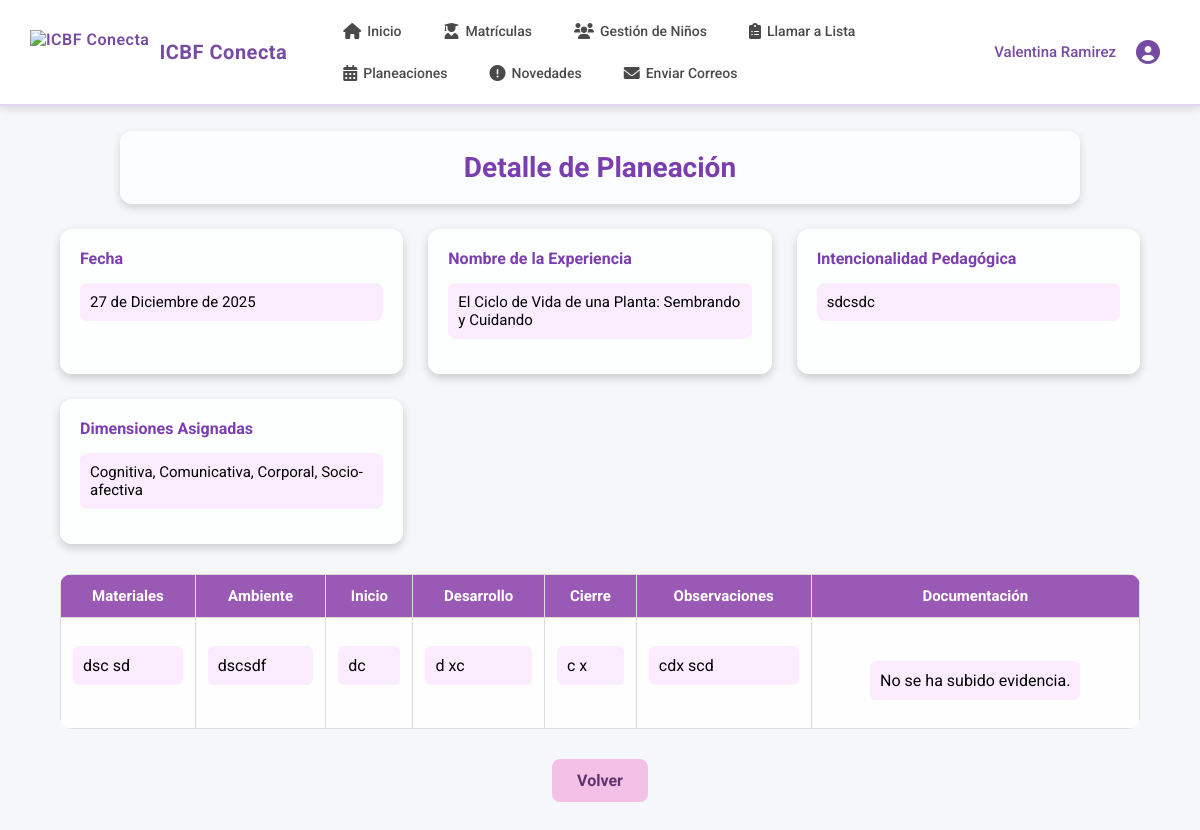
The page /planeaciones/detalle/23/ (signed in) on the database its author committed.
### planeaciones/models.py (models this page shows, shortened)
class Planeacion(models.Model):
    madre = models.ForeignKey(settings.AUTH_USER_MODEL, on_delete=models.CASCADE)
    fecha = models.DateField()
    nombre_experiencia = models.CharField(max_length=200)
    intencionalidad_pedagogica = models.TextField()
    materiales_utilizar = models.TextField()
    ambiente_educativo = models.TextField()
    experiencia_inicio = models.TextField()
    experiencia_pedagogica = models.TextField()
    cierre_experiencia = models.TextField()
    situaciones_presentadas = models.TextField()
    dimensiones = models.ManyToManyField(Dimension, blank=True)

class Dimension(models.Model):
    nombre = models.CharField(max_length=100)

### planeaciones/views.py (the view)
# urls.py: path('detalle/<int:id>/', views.detalle_planeacion, name='detalle_planeacion'),
@login_required
def detalle_planeacion(request, id):
    planeacion = get_object_or_404(Planeacion, id=id, madre=request.user)
    documentos = planeacion.documentos.all()
    return render(request, 'planeaciones/detalle_planeacion.html', {
        'planeacion': planeacion,
        'documentos': documentos
    })

### icbfconecta/context_processors.py (called while the page is built)
def user_context(request):
    context = {}
    if request.user.is_authenticated:
        nombre_completo = f"{request.user.nombres} {request.user.apellidos}".strip()
        context['nombre_madre'] = nombre_completo
        if hasattr(request.user, 'madre_profile') and request.user.madre_profile.foto_madre:
            context['foto_perfil_url'] = request.user.madre_profile.foto_madre.url
    return context

### templates/planeaciones/detalle_planeacion.html (shortened to what this page needs)
{% load static %}
<!DOCTYPE html>
<html lang="es">
<head>
<link rel="stylesheet" href="https://cdnjs.cloudflare.com/ajax/libs/font-awesome/6.0.0-beta3/css/all.min.css"/>
</head>
<body>
{% include 'madre/navbar_madre.html' %}
<div class="main-title1">Detalle de Planeación</div>
<div class="info-cards">
    <div class="card">
        <label>Fecha</label>
        <p>{{ planeacion.fecha }}</p>
    </div>
    <div class="card">
        <label>Nombre de la Experiencia</label>
        <p>{{ planeacion.nombre_experiencia }}</p>
    </div>
    <div class="card">
        <label>Intencionalidad Pedagógica</label>
        <p>{{ planeacion.intencionalidad_pedagogica }}</p>
    </div>
    <div class="card">
        <label>Dimensiones Asignadas</label>
        {% if planeacion.dimensiones.all %}
            <p>
                {% for dim in planeacion.dimensiones.all %}
                    {{ dim.nombre }}{% if not forloop.last %}, {% endif %}
                {% endfor %}
            </p>
        {% else %}
            <p>No se han asignado dimensiones.</p>
        {% endif %}
    </div>
</div>
<div class="table-wrapper">
    <table>
        <thead>
            <tr>
                <th>Materiales</th>
                <th>Ambiente</th>
                <th>Inicio</th>
                <th>Desarrollo</th>
                <th>Cierre</th>
                <th>Observaciones</th>
                <th>Documentación</th>
            </tr>
        </thead>
        <tbody>
            <tr>
                <td><p>{{ planeacion.materiales_utilizar }}</p></td>
                <td><p>{{ planeacion.ambiente_educativo }}</p></td>
                <td><p>{{ planeacion.experiencia_inicio }}</p></td>
                <td><p>{{ planeacion.experiencia_pedagogica }}</p></td>
                <td><p>{{ planeacion.cierre_experiencia }}</p></td>
                <td><p>{{ planeacion.situaciones_presentadas }}</p></td>
                <td>
                    <div class="documentos">
                        {% if documentos %}
                            {% for doc in documentos %}
                                <img src="{{ doc.imagen.url }}" alt="Evidencia {{ forloop.counter }}">
                            {% endfor %}
                        {% else %}
                            <p>No se ha subido evidencia.</p>
                        {% endif %}
                    </div>
                </td>
            </tr>
        </tbody>
    </table>
</div>
<div style="text-align:center;">
    <a href="{% url 'planeaciones:lista_planeaciones' %}" class="btn-volver">Volver</a>
</div>
</body>
</html>

### static/css/navbar_madre.css (style rules this page uses)
:root { --primary-gradient-start: #667eea; --primary-gradient-end: #764ba2; --primary-color: #667eea; --secondary-color: #764ba2; --white: #ffffff; --light-gray: #f5f7fa; --dark-text: #333333; --shadow: 0 2px 10px rgba(0, 0, 0, 0.15); }

### templates/planeaciones/detalle_planeacion.html (style rules this page uses)
* { box-sizing: border-box; }
body { margin: 0; font-family: 'Roboto', sans-serif; background-color: #f5f7fa; }
.main-title1 { text-align: center; margin: 25px auto; padding: 20px; width: 80%; font-size: 28px; font-weight: bold; color: #7a3eb1; background-color: rgba(255,255,255,0.75); border-radius: 12px; box-shadow: 0 4px 10px rgba(0,0,0,0.15); }
.info-cards { width: 90%; margin: auto; display: grid; grid-template-columns: repeat(auto-fit, minmax(260px, 1fr)); gap: 25px; margin-bottom: 30px; }
.card { padding: 20px; background: rgba(255,255,255,0.80); border-radius: 12px; box-shadow: 0 4px 10px rgba(0,0,0,0.18); }
.card label { font-weight: bold; color: #7a3eb1; margin-bottom: 8px; display: block; }
.card p { background: rgba(243,196,255,0.3); padding: 10px; border-radius: 8px; font-size: 15px; }
.table-wrapper { width: 90%; margin: auto; }
table { width: 100%; border-collapse: collapse; background: rgba(255,255,255,0.85); border-radius: 12px; overflow: hidden; }
th, td { padding: 12px; border: 1px solid #ddd; vertical-align: top; }
th { background: #9B59B6; color: white; font-size: 15px; }
td p { background: rgba(243,196,255,0.3); padding: 10px; border-radius: 6px; }
.documentos { display: flex; flex-wrap: wrap; gap: 15px; justify-content: center; margin-top: 15px; }
.btn-volver { display: inline-block; margin: 30px auto; background-color: #f3c1e5; color: #5e3370; padding: 12px 25px; border-radius: 8px; text-decoration: none; font-weight: bold; transition: 0.3s; }
.info-cards .card { animation: fadeIn 1.2s ease forwards; transition: transform 0.3s ease, box-shadow 0.3s ease; }
.table-wrapper { animation: slideUp 1.1s ease forwards; }
.btn-volver { animation: fadeIn 1.2s ease forwards; transition: transform 0.3s ease, background-color 0.3s ease; }

### rows shown on the page
Planeacion: fecha "27 de Diciembre de 2025", nombre_experiencia "El Ciclo de Vida de una Planta: Sembrando y Cuidando", intencionalidad_pedagogica "sdcsdc", materiales_utilizar "dsc sd", ambiente_educativo "dscsdf", experiencia_inicio "dc", experiencia_pedagogica "d xc", cierre_experiencia "c x", situaciones_presentadas "cdx scd"
Dimension: nombre "Cognitiva"
Dimension: nombre "Comunicativa"
Dimension: nombre "Corporal"
Dimension: nombre "Socio-afectiva"

### other values the page prints
{{ nombre_madre }} "Valentina Ramirez"
